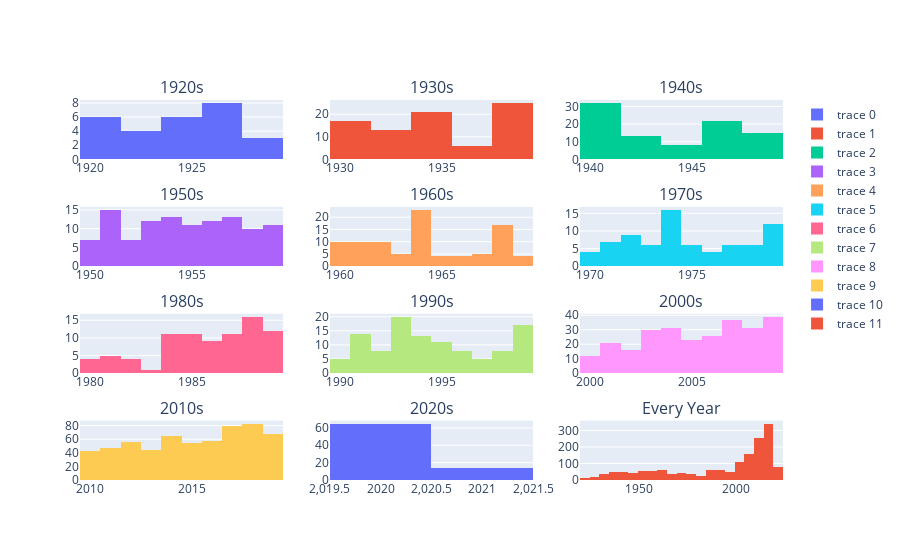

The cell this chart's notebook holds for it:
### Code cell
fig7 = make_subplots(
    rows=4, cols=3,
    subplot_titles=("1920s", "1930s", "1940s", "1950s", "1960s", "1970s", "1980s", "1990s", "2000s", "2010s", "2020s", "Every Year"))

fig7.add_trace(go.Histogram(x=early_twenties_df["YearB"]),
              row=1, col=1)

fig7.add_trace(go.Histogram(x=thirties_df["YearB"]),
              row=1, col=2)

fig7.add_trace(go.Histogram(x=fourties_df["YearB"]),
              row=1, col=3)

fig7.add_trace(go.Histogram(x=fifties_df["YearB"]),
              row=2, col=1)

fig7.add_trace(go.Histogram(x=sixties_df["YearB"]),
              row=2, col=2)

fig7.add_trace(go.Histogram(x=seventies_df["YearB"]),
              row=2, col=3)

fig7.add_trace(go.Histogram(x=eighties_df["YearB"]),
              row=3, col=1)

fig7.add_trace(go.Histogram(x=ninties_df["YearB"]),
              row=3, col=2)

fig7.add_trace(go.Histogram(x=thousands_df["YearB"]),
              row=3, col=3)

fig7.add_trace(go.Histogram(x=twentyteens_df["YearB"]),
              row=4, col=1)

fig7.add_trace(go.Histogram(x=twentytwenties_df["YearB"]),
              row=4, col=2)

fig7.add_trace(go.Histogram(x=rt_df["YearB"]),
              row=4, col=3)

fig7.show()

### Figure 1 — Plotly figure (JSON) as saved in the notebook; plotly's stock layout.template omitted (floating-point values rounded to 4 significant figures; data arrays with more than 128 entries replaced by an {"elided": "..."} marker saying what was removed)
{"data": [{"type": "histogram", "x": [1927, 1920, 1927, 1922, 1925, 1928, 1920, 1927, 1921, 1922, 1925, 1925, 1928, 1927, 1921, 1925, 1927, 1925, 1920, 1922, 1925, 1920, 1927, 1927, 1927, 1922, 1929], "xaxis": "x", "yaxis": "y"}, {"type": "histogram", "x": [1938, 1933, 1935, 1939, 1937, 1938, 1931, 1930, 1939, 1934, 1939, 1936, 1935, 1938, 1930, 1937, 1938, 1933, 1935, 1935, 1938, 1935, 1931, 1934, 1932, 1939, 1932, 1938, 1931, 1939, 1930, 1933, 1934, 1936, 1935, 1935, 1934, 1938, 1931, 1933, 1938, 1939, 1939, 1938, 1930, 1931, 1933, 1935, 1931, 1932, 1933, 1931, 1932, 1931, 1933, 1939, 1937, 1939, 1935, 1935, 1930, 1931, 1938, 1935, 1934, 1932, 1934, 1935, 1938, 1935, 1938, 1931, 1939, 1938, 1939, 1937, 1935, 1931, 1933, 1935, 1931, 1939], "xaxis": "x2", "yaxis": "y2"}, {"type": "histogram", "x": [1948, 1940, 1941, 1940, 1942, 1946, 1946, 1941, 1942, 1940, 1940, 1940, 1949, 1946, 1944, 1943, 1941, 1948, 1949, 1949, 1946, 1948, 1940, 1945, 1946, 1945, 1942, 1947, 1949, 1946, 1943, 1940, 1940, 1941, 1949, 1942, 1941, 1942, 1940, 1940, 1944, 1946, 1941, 1943, 1949, 1948, 1949, 1945, 1941, 1940, 1946, 1941, 1947, 1940, 1942, 1941, 1940, 1948, 1943, 1940, 1941, 1940, 1949, 1941, 1944, 1943, 1946, 1945, 1946, 1942, 1940, 1946, 1941, 1948, 1945, 1946, 1942, 1947, 1946, 1940, 1946, 1940, 1946, 1946, 1941, 1947, 1940, 1947, 1946, 1948], "xaxis": "x3", "yaxis": "y3"}, {"type": "histogram", "x": [1956, 1957, 1957, 1951, 1959, 1957, 1956, 1955, 1956, 1951, 1953, 1955, 1953, 1957, 1959, 1956, 1957, 1954, 1958, 1954, 1957, 1950, 1950, 1954, 1956, 1952, 1954, 1951, 1959, 1957, 1957, 1955, 1951, 1958, 1951, 1958, 1959, 1959, 1956, 1957, 1957, 1953, 1950, 1953, 1951, 1955, 1951, 1952, 1953, 1953, 1950, 1950, 1954, 1956, 1954, 1957, 1957, 1955, 1951, 1958, 1954, 1953, 1958, 1954, 1951, 1958, 1955, 1959, 1952, 1951, 1953, 1954, 1959, 1954, 1959, 1954, 1959, 1958, 1951, 1958, 1953, 1951, 1959, 1956, 1952, 1955, 1950, 1955, 1955, 1952, 1954, 1951, 1955, 1958, 1953, 1950, 1953, 1951, 1958, 1955, 1953, 1952, 1956, 1951, 1957, 1956, 1952, 1959, 1956, 1954, 1956], "xaxis": "x4", "yaxis": "y4"}, {"type": "histogram", "x": [1962, 1964, 1964, 1964, 1968, 1961, 1968, 1967, 1969, 1960, 1964, 1966, 1963, 1962, 1963, 1964, 1968, 1966, 1964, 1960, 1964, 1962, 1964, 1964, 1967, 1968, 1967, 1968, 1968, 1965, 1963, 1961, 1962, 1964, 1964, 1960, 1961, 1960, 1967, 1962, 1960, 1968, 1968, 1962, 1965, 1963, 1961, 1962, 1964, 1961, 1968, 1964, 1964, 1964, 1964, 1961, 1968, 1968, 1964, 1964, 1968, 1960, 1964, 1967, 1968, 1962, 1965, 1961, 1962, 1964, 1960, 1968, 1964, 1961, 1960, 1968, 1960, 1966, 1961, 1964, 1968, 1963, 1961, 1965, 1966, 1964, 1968, 1962, 1969, 1969, 1969, 1960], "xaxis": "x5", "yaxis": "y5"}, {"type": "histogram", "x": [1975, 1979, 1977, 1971, 1974, 1974, 1979, 1970, 1972, 1970, 1979, 1973, 1972, 1974, 1971, 1971, 1974, 1975, 1975, 1972, 1977, 1973, 1978, 1972, 1979, 1974, 1975, 1974, 1979, 1978, 1973, 1973, 1974, 1976, 1979, 1977, 1978, 1979, 1977, 1974, 1972, 1971, 1978, 1975, 1972, 1971, 1970, 1979, 1974, 1975, 1974, 1976, 1974, 1978, 1974, 1974, 1970, 1979, 1973, 1971, 1977, 1979, 1979, 1977, 1972, 1979, 1974, 1972, 1976, 1978, 1974, 1972, 1974, 1976, 1971, 1973], "xaxis": "x6", "yaxis": "y6"}, {"type": "histogram", "x": [1984, 1987, 1986, 1980, 1985, 1989, 1984, 1985, 1988, 1988, 1989, 1982, 1989, 1988, 1985, 1985, 1984, 1988, 1987, 1988, 1989, 1985, 1985, 1980, 1988, 1984, 1985, 1988, 1987, 1988, 1984, 1981, 1986, 1988, 1987, 1981, 1986, 1984, 1985, 1982, 1987, 1988, 1988, 1989, 1982, 1989, 1988, 1983, 1984, 1981, 1984, 1988, 1989, 1986, 1986, 1984, 1988, 1987, 1989, 1988, 1987, 1989, 1985, 1987, 1989, 1982, 1984, 1987, 1986, 1980, 1988, 1984, 1985, 1987, 1985, 1981, 1986, 1986, 1989, 1981, 1989, 1987, 1980, 1986], "xaxis": "x7", "yaxis": "y7"}, {"type": "histogram", "x": [1993, 1994, 1993, 1999, 1995, 1991, 1991, 1993, 1994, 1999, 1992, 1996, 1999, 1998, 1998, 1996, 1991, 1994, 1999, 1993, 1999, 1995, 1993, 1998, 1992, 1991, 1994, 1999, 1996, 1997, 1993, 1991, 1990, 1990, 1990, 1999, 1995, 1991, 1993, 1994, 1999, 1995, 1992, 1999, 1995, 1999, 1998, 1998, 1996, 1990, 1996, 1991, 1994, 1993, 1992, 1997, 1995, 1997, 1991, 1993, 1993, 1991, 1993, 1994, 1991, 1995, 1997, 1993, 1995, 1994, 1998, 1991, 1993, 1996, 1992, 1992, 1993, 1991, 1993, 1993, 1999, 1993, 1991, 1994, 1999, 1995, 1994, 1996, 1999, 1992, 1999, 1997, 1993, 1999, 1999, 1998, 1992, 1996, 1991, 1990, 1993, 1993, 1998, 1995, 1994, 1994, 1995, 1994, 1999], "xaxis": "x8", "yaxis": "y8"}, {"type": "histogram", "x": {"elided": "266 int values"}, "xaxis": "x9", "yaxis": "y9"}, {"type": "histogram", "x": {"elided": "596 int values"}, "xaxis": "x10", "yaxis": "y10"}, {"type": "histogram", "x": [2020, 2020, 2021, 2021, 2020, 2020, 2020, 2021, 2020, 2021, 2020, 2020, 2021, 2020, 2020, 2020, 2021, 2020, 2020, 2020, 2021, 2020, 2020, 2020, 2020, 2021, 2020, 2020, 2020, 2020, 2020, 2020, 2020, 2020, 2020, 2020, 2020, 2020, 2020, 2020, 2020, 2021, 2020, 2020, 2020, 2020, 2020, 2020, 2020, 2021, 2020, 2021, 2020, 2020, 2020, 2020, 2020, 2020, 2020, 2020, 2021, 2020, 2020, 2020, 2020, 2020, 2020, 2020, 2020, 2020, 2020, 2021, 2020, 2020, 2020, 2020, 2020, 2021, 2020], "xaxis": "x11", "yaxis": "y11"}, {"type": "histogram", "x": {"elided": "1612 int values"}, "xaxis": "x12", "yaxis": "y12"}], "layout": {"annotations": [{"font": {"size": 16}, "showarrow": false, "text": "1920s", "x": 0.1444, "xanchor": "center", "xref": "paper", "y": 1, "yanchor": "bottom", "yref": "paper"}, {"font": {"size": 16}, "showarrow": false, "text": "1930s", "x": 0.5, "xanchor": "center", "xref": "paper", "y": 1, "yanchor": "bottom", "yref": "paper"}, {"font": {"size": 16}, "showarrow": false, "text": "1940s", "x": 0.8556, "xanchor": "center", "xref": "paper", "y": 1, "yanchor": "bottom", "yref": "paper"}, {"font": {"size": 16}, "showarrow": false, "text": "1950s", "x": 0.1444, "xanchor": "center", "xref": "paper", "y": 0.7188, "yanchor": "bottom", "yref": "paper"}, {"font": {"size": 16}, "showarrow": false, "text": "1960s", "x": 0.5, "xanchor": "center", "xref": "paper", "y": 0.7188, "yanchor": "bottom", "yref": "paper"}, {"font": {"size": 16}, "showarrow": false, "text": "1970s", "x": 0.8556, "xanchor": "center", "xref": "paper", "y": 0.7188, "yanchor": "bottom", "yref": "paper"}, {"font": {"size": 16}, "showarrow": false, "text": "1980s", "x": 0.1444, "xanchor": "center", "xref": "paper", "y": 0.4375, "yanchor": "bottom", "yref": "paper"}, {"font": {"size": 16}, "showarrow": false, "text": "1990s", "x": 0.5, "xanchor": "center", "xref": "paper", "y": 0.4375, "yanchor": "bottom", "yref": "paper"}, {"font": {"size": 16}, "showarrow": false, "text": "2000s", "x": 0.8556, "xanchor": "center", "xref": "paper", "y": 0.4375, "yanchor": "bottom", "yref": "paper"}, {"font": {"size": 16}, "showarrow": false, "text": "2010s", "x": 0.1444, "xanchor": "center", "xref": "paper", "y": 0.1562, "yanchor": "bottom", "yref": "paper"}, {"font": {"size": 16}, "showarrow": false, "text": "2020s", "x": 0.5, "xanchor": "center", "xref": "paper", "y": 0.1562, "yanchor": "bottom", "yref": "paper"}, {"font": {"size": 16}, "showarrow": false, "text": "Every Year", "x": 0.8556, "xanchor": "center", "xref": "paper", "y": 0.1562, "yanchor": "bottom", "yref": "paper"}], "xaxis": {"anchor": "y", "domain": [0, 0.2889]}, "xaxis10": {"anchor": "y10", "domain": [0, 0.2889]}, "xaxis11": {"anchor": "y11", "domain": [0.3556, 0.6444]}, "xaxis12": {"anchor": "y12", "domain": [0.7111, 1]}, "xaxis2": {"anchor": "y2", "domain": [0.3556, 0.6444]}, "xaxis3": {"anchor": "y3", "domain": [0.7111, 1]}, "xaxis4": {"anchor": "y4", "domain": [0, 0.2889]}, "xaxis5": {"anchor": "y5", "domain": [0.3556, 0.6444]}, "xaxis6": {"anchor": "y6", "domain": [0.7111, 1]}, "xaxis7": {"anchor": "y7", "domain": [0, 0.2889]}, "xaxis8": {"anchor": "y8", "domain": [0.3556, 0.6444]}, "xaxis9": {"anchor": "y9", "domain": [0.7111, 1]}, "yaxis": {"anchor": "x", "domain": [0.8438, 1]}, "yaxis10": {"anchor": "x10", "domain": [0, 0.1562]}, "yaxis11": {"anchor": "x11", "domain": [0, 0.1562]}, "yaxis12": {"anchor": "x12", "domain": [0, 0.1562]}, "yaxis2": {"anchor": "x2", "domain": [0.8438, 1]}, "yaxis3": {"anchor": "x3", "domain": [0.8438, 1]}, "yaxis4": {"anchor": "x4", "domain": [0.5625, 0.7188]}, "yaxis5": {"anchor": "x5", "domain": [0.5625, 0.7188]}, "yaxis6": {"anchor": "x6", "domain": [0.5625, 0.7188]}, "yaxis7": {"anchor": "x7", "domain": [0.2812, 0.4375]}, "yaxis8": {"anchor": "x8", "domain": [0.2812, 0.4375]}, "yaxis9": {"anchor": "x9", "domain": [0.2812, 0.4375]}}}
